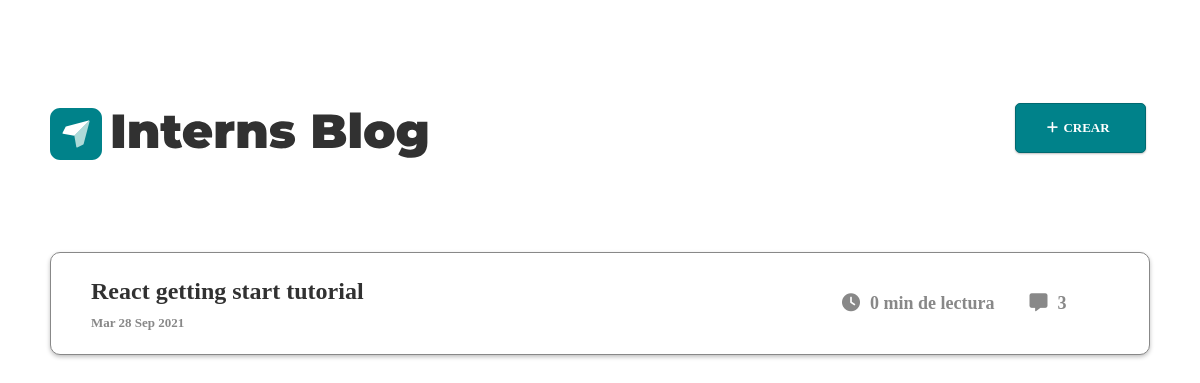
Before: / with the older database file.
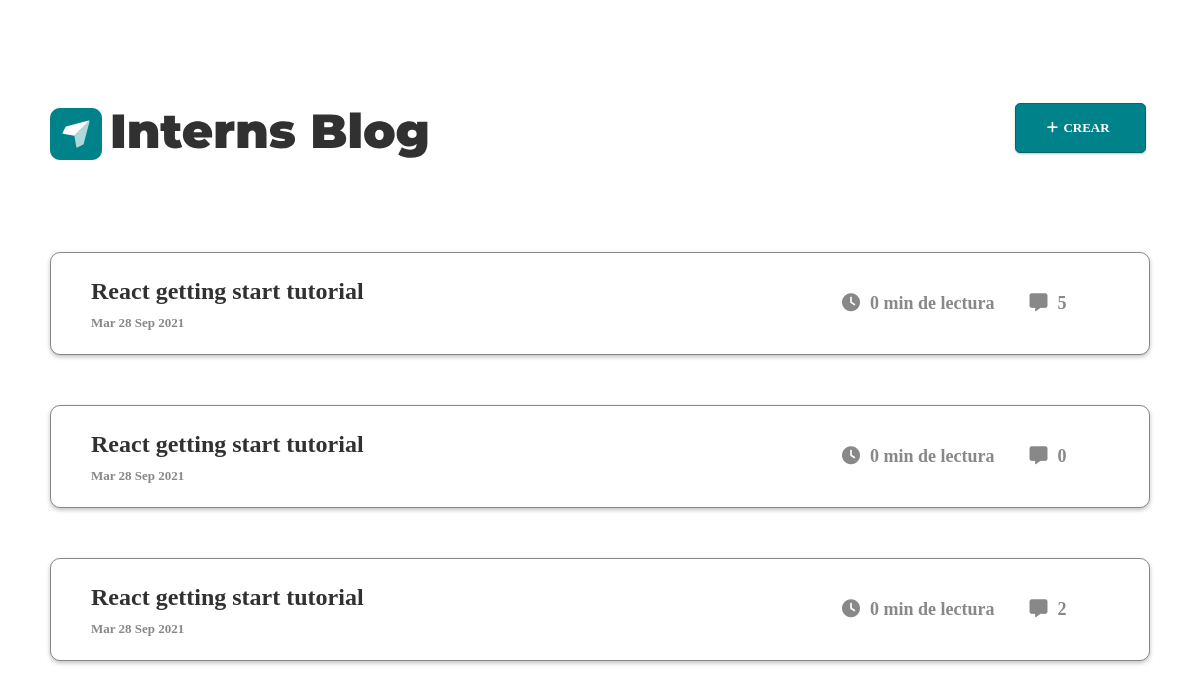
After: the same page with the newer database file.
### posts/models.py (models this page shows, shortened)
class Post(models.Model):
    title = models.CharField(max_length=200)
    content = QuillField()
    publish_date = models.DateTimeField(auto_now_add=True)
    @property
    def get_comment_count(self):
       return self.comment_set.all().count()

### posts/views.py (the view)
# urls.py: path('', PostListView.as_view(), name= 'list'),
class PostListView(ListView):
    model = Post

### posts/templates/posts/post_list.html (shortened to what this page needs)
{% load static %}
<link rel="stylesheet" type="text/css" href="{% static 'posts/style.css' %}">
<div class="index">
    <div class="container">
        <div class="main">
            <div class="head">
                <a href="/"><img src="{% static 'posts/logo.svg' %}" ></a>
                <a href="/create" >
                    <button class="add" style="cursor:pointer;"><i class="fas fa-plus"></i>CREAR</button>
                </a>
            </div>
            {% for object in object_list %}
            <a href="{{ object.id }}">
            <div class="post">
                <div class="row">
                    <h3>{{ object.title }}</h3>
                    <p class="small">{{ object.publish_date | date:"D d M Y" }}</p>
                </div>
                <div class="row2">
                    <span><i class="fas fa-clock"></i>{{object.content.html | wordcount  }} min de lectura</span>
                    <span><i class="fas fa-comment-alt"></i>{{ object.get_comment_count }}</span>
                </div>
            </div>
        </a>
            {% endfor %}
        </div>
    </div>
</div>

### posts/static/posts/style.css (style rules this page uses)
.index .head { margin-top: 100px; margin-bottom: 92px; }
.index .head img { margin-right: 587px; }
.index .post { background-color: #fff; width: 1100px; height: 103px; border-radius: 10px; border: 0.5px solid #888888; box-sizing: border-box; box-shadow: 0px 2px 4px rgba(0, 0, 0, 0.25); margin-bottom: 50px; }
.index h3 { width: 338px; height: 29px; left: 210px; top: 271px; font-family: Montserrat; font-style: normal; font-weight: bold; font-size: 24px; line-height: 29px; color: #313131; }
.index .small { margin-top: -15px; font-family: Montserrat; font-style: normal; font-weight: bold; font-size: 13px; line-height: 16px; color: #888888; }
.index span { margin: auto; margin-left: 25px; font-family: Montserrat; font-style: normal; font-weight: bold; font-size: 18px; line-height: 22px; color: #888888; }
.index span i { width: 18px; height: 21px; padding: 10px; }
.index .row { float: left; justify-content: center; height: 103px; margin-left: 40px; width: 716px; }
.index .row2 { float: left; justify-content: center; display: flex; height: 103px; }
.index .add { width: 131px; height: 50px; background: #00828A; border: 0.5px solid #006970; box-sizing: border-box; box-shadow: 0px 1px 2px rgba(0, 0, 0, 0.25); border-radius: 5px; color: #fff; font-size: 13px; text-align: center; padding: 10px; font-family: Montserrat; font-style: normal; font-weight: 900; font-size: 13px; line-height: 16px; position: absolute; margin-top: -5px; }
.index .add i { margin-right: 5px; margin-left: -5px; width: 12px; height: 15px; }
.index .container { display: flex; justify-content: center; align-items: center; }
.index .main { width: 1100px; }
p { width: 423px; height: 16px; font-family: Montserrat; font-style: normal; font-weight: normal; font-size: 13px; line-height: 16px; }

Changed rows visible on the page:
computed for Post (number 1 of 3 on the later page): get_comment_count "3" → "5"
added Post: title "React getting start tutorial", publish_date "Mar 28 Sep 2021", content.html "0", get_comment_count "0"
added Post: title "React getting start tutorial", publish_date "Mar 28 Sep 2021", content.html "0", get_comment_count "2"
